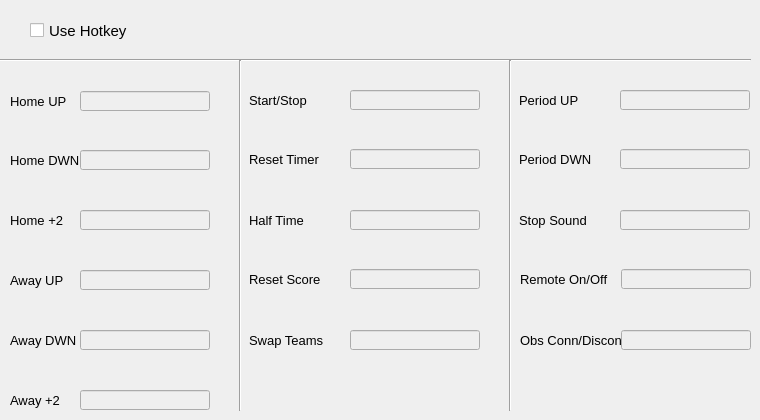
            <widget class="QWidget" name="Hotkeys">
             <attribute name="title">
              <string>HotKeys</string>
             </attribute>
             <widget class="QCheckBox" name="Hotkey_Checkbox">
              <property name="geometry">
               <rect>
                <x>30</x>
                <y>10</y>
                <width>411</width>
                <height>41</height>
               </rect>
              </property>
              <property name="font">
               <font>
                <pointsize>11</pointsize>
               </font>
              </property>
              <property name="text">
               <string>Use Hotkey</string>
              </property>
             </widget>
             <widget class="Line" name="line">
              <property name="geometry">
               <rect>
                <x>0</x>
                <y>50</y>
                <width>751</width>
                <height>21</height>
               </rect>
              </property>
              <property name="sizePolicy">
               <sizepolicy hsizetype="Expanding" vsizetype="Fixed">
                <horstretch>0</horstretch>
                <verstretch>0</verstretch>
               </sizepolicy>
              </property>
              <property name="orientation">
               <enum>Qt::Horizontal</enum>
              </property>
             </widget>
             <widget class="QLabel" name="HomeUpKey_Label">
              <property name="geometry">
               <rect>
                <x>10</x>
                <y>91</y>
                <width>70</width>
                <height>20</height>
               </rect>
              </property>
              <property name="font">
               <font>
                <pointsize>10</pointsize>
               </font>
              </property>
              <property name="text">
               <string>Home UP</string>
              </property>
             </widget>
             <widget class="QLineEdit" name="HomeUp_Key">
              <property name="enabled">
               <bool>false</bool>
              </property>
              <property name="geometry">
               <rect>
                <x>80</x>
                <y>91</y>
                <width>130</width>
                <height>20</height>
               </rect>
              </property>
             </widget>
             <widget class="QLabel" name="HomeDwnKey_Label">
              <property name="geometry">
               <rect>
                <x>10</x>
                <y>150</y>
                <width>70</width>
                <height>20</height>
               </rect>
              </property>
              <property name="font">
               <font>
                <pointsize>10</pointsize>
               </font>
              </property>
              <property name="text">
               <string>Home DWN</string>
              </property>
             </widget>
             <widget class="QLineEdit" name="HomeDwn_Key">
              <property name="enabled">
               <bool>false</bool>
              </property>
              <property name="geometry">
               <rect>
                <x>80</x>
                <y>150</y>
                <width>130</width>
                <height>20</height>
               </rect>
              </property>
             </widget>
             <widget class="QLineEdit" name="AwayUp_Key">
              <property name="enabled">
               <bool>false</bool>
              </property>
              <property name="geometry">
               <rect>
                <x>80</x>
                <y>270</y>
                <width>130</width>
                <height>20</height>
               </rect>
              </property>
             </widget>
             <widget class="QLabel" name="HomeUp2Key_Label">
              <property name="geometry">
               <rect>
                <x>10</x>
                <y>210</y>
                <width>70</width>
                <height>20</height>
               </rect>
              </property>
              <property name="font">
               <font>
                <pointsize>10</pointsize>
               </font>
              </property>
              <property name="text">
               <string>Home +2</string>
              </property>
             </widget>
             <widget class="QLabel" name="AwayUpKey_Label">
              <property name="geometry">
               <rect>
                <x>10</x>
                <y>270</y>
                <width>70</width>
                <height>20</height>
               </rect>
              </property>
              <property name="font">
               <font>
                <pointsize>10</pointsize>
               </font>
              </property>
              <property name="text">
               <string>Away UP</string>
              </property>
             </widget>
             <widget class="QLineEdit" name="HomeUp2_Key">
              <property name="enabled">
               <bool>false</bool>
              </property>
              <property name="geometry">
               <rect>
                <x>80</x>
                <y>210</y>
                <width>130</width>
                <height>20</height>
               </rect>
              </property>
             </widget>
             <widget class="QLineEdit" name="AwayUp2_Key">
              <property name="enabled">
               <bool>false</bool>
              </property>
              <property name="geometry">
               <rect>
                <x>80</x>
                <y>390</y>
                <width>130</width>
                <height>20</height>
               </rect>
              </property>
             </widget>
             <widget class="QLabel" name="AwayDwnKey_Label">
              <property name="geometry">
               <rect>
                <x>10</x>
                <y>330</y>
                <width>70</width>
                <height>20</height>
               </rect>
              </property>
              <property name="font">
               <font>
                <pointsize>10</pointsize>
               </font>
              </property>
              <property name="text">
               <string>Away DWN</string>
              </property>
             </widget>
             <widget class="QLabel" name="AwayUp2Key_Label">
              <property name="geometry">
               <rect>
                <x>10</x>
                <y>390</y>
                <width>70</width>
                <height>20</height>
               </rect>
              </property>
              <property name="font">
               <font>
                <pointsize>10</pointsize>
               </font>
              </property>
              <property name="text">
               <string>Away +2</string>
              </property>
             </widget>
             <widget class="QLineEdit" name="AwayDwn_Key">
              <property name="enabled">
               <bool>false</bool>
              </property>
              <property name="geometry">
               <rect>
                <x>80</x>
                <y>330</y>
                <width>130</width>
                <height>20</height>
               </rect>
              </property>
             </widget>
             <widget class="QLineEdit" name="PeriodDwn_Key">
              <property name="enabled">
               <bool>false</bool>
              </property>
              <property name="geometry">
               <rect>
                <x>620</x>
                <y>149</y>
                <width>130</width>
                <height>20</height>
               </rect>
              </property>
             </widget>
             <widget class="QLabel" name="PeriodUpKey_Label">
              <property name="geometry">
               <rect>
                <x>519</x>
                <y>90</y>
                <width>91</width>
                <height>20</height>
               </rect>
              </property>
              <property name="font">
               <font>
                <pointsize>10</pointsize>
               </font>
              </property>
              <property name="text">
               <string>Period UP</string>
              </property>
             </widget>
             <widget class="QLabel" name="PeriodDwnKey_Label">
              <property name="geometry">
               <rect>
                <x>519</x>
                <y>149</y>
                <width>91</width>
                <height>20</height>
               </rect>
              </property>
              <property name="font">
               <font>
                <pointsize>10</pointsize>
               </font>
              </property>
              <property name="text">
               <string>Period DWN</string>
              </property>
             </widget>
             <widget class="QLineEdit" name="PeriodUp_Key">
              <property name="enabled">
               <bool>false</bool>
              </property>
              <property name="geometry">
               <rect>
                <x>620</x>
                <y>90</y>
                <width>130</width>
                <height>20</height>
               </rect>
              </property>
             </widget>
             <widget class="QLineEdit" name="SwapTeams_Key">
              <property name="enabled">
               <bool>false</bool>
              </property>
              <property name="geometry">
               <rect>
                <x>350</x>
                <y>330</y>
                <width>130</width>
                <height>20</height>
               </rect>
              </property>
             </widget>
             <widget class="QLabel" name="StopSundKey_Label">
              <property name="geometry">
               <rect>
                <x>519</x>
                <y>210</y>
                <width>101</width>
                <height>20</height>
               </rect>
              </property>
              <property name="font">
               <font>
                <pointsize>10</pointsize>
               </font>
              </property>
              <property name="text">
               <string>Stop Sound</string>
              </property>
             </widget>
             <widget class="QLabel" name="SwapTeamsKey_Label">
              <property name="geometry">
               <rect>
                <x>249</x>
                <y>330</y>
                <width>91</width>
                <height>20</height>
               </rect>
              </property>
              <property name="font">
               <font>
                <pointsize>10</pointsize>
               </font>
              </property>
              <property name="text">
               <string>Swap Teams</string>
              </property>
             </widget>
             <widget class="QLineEdit" name="StopSund_Key">
              <property name="enabled">
               <bool>false</bool>
              </property>
              <property name="geometry">
               <rect>
                <x>620</x>
                <y>210</y>
                <width>130</width>
                <height>20</height>
               </rect>
              </property>
             </widget>
             <widget class="QLineEdit" name="ResetTimer_Key">
              <property name="enabled">
               <bool>false</bool>
              </property>
              <property name="geometry">
               <rect>
                <x>350</x>
                <y>149</y>
                <width>130</width>
                <height>20</height>
               </rect>
              </property>
             </widget>
             <widget class="QLabel" name="StartStopKey_Label">
              <property name="geometry">
               <rect>
                <x>249</x>
                <y>90</y>
                <width>91</width>
                <height>20</height>
               </rect>
              </property>
              <property name="font">
               <font>
                <pointsize>10</pointsize>
               </font>
              </property>
              <property name="text">
               <string>Start/Stop</string>
              </property>
             </widget>
             <widget class="QLabel" name="ResetTimerKey_Label">
              <property name="geometry">
               <rect>
                <x>249</x>
                <y>149</y>
                <width>91</width>
                <height>20</height>
               </rect>
              </property>
              <property name="font">
               <font>
                <pointsize>10</pointsize>
               </font>
              </property>
              <property name="text">
               <string>Reset Timer</string>
              </property>
             </widget>
             <widget class="QLineEdit" name="StartStop_Key">
              <property name="enabled">
               <bool>false</bool>
              </property>
              <property name="geometry">
               <rect>
                <x>350</x>
                <y>90</y>
                <width>130</width>
                <height>20</height>
               </rect>
              </property>
             </widget>
             <widget class="QLineEdit" name="ResetScore_Key">
              <property name="enabled">
               <bool>false</bool>
              </property>
              <property name="geometry">
               <rect>
                <x>350</x>
                <y>269</y>
                <width>130</width>
                <height>20</height>
               </rect>
              </property>
             </widget>
             <widget class="QLabel" name="HalfTimeKey_Label">
              <property name="geometry">
               <rect>
                <x>249</x>
                <y>210</y>
                <width>91</width>
                <height>20</height>
               </rect>
              </property>
              <property name="font">
               <font>
                <pointsize>10</pointsize>
               </font>
              </property>
              <property name="text">
               <string>Half Time</string>
              </property>
             </widget>
             <widget class="QLabel" name="ResetScoreKey_Label">
              <property name="geometry">
               <rect>
                <x>249</x>
                <y>269</y>
                <width>91</width>
                <height>20</height>
               </rect>
              </property>
              <property name="font">
               <font>
                <pointsize>10</pointsize>
               </font>
              </property>
              <property name="text">
               <string>Reset Score</string>
              </property>
             </widget>
             <widget class="QLineEdit" name="HalfTime_Key">
              <property name="enabled">
               <bool>false</bool>
              </property>
              <property name="geometry">
               <rect>
                <x>350</x>
                <y>210</y>
                <width>130</width>
                <height>20</height>
               </rect>
              </property>
             </widget>
             <widget class="Line" name="line_7">
              <property name="geometry">
               <rect>
                <x>230</x>
                <y>60</y>
                <width>20</width>
                <height>351</height>
               </rect>
              </property>
              <property name="orientation">
               <enum>Qt::Vertical</enum>
              </property>
             </widget>
             <widget class="Line" name="line_8">
              <property name="geometry">
               <rect>
                <x>500</x>
                <y>60</y>
                <width>20</width>
                <height>351</height>
               </rect>
              </property>
              <property name="orientation">
               <enum>Qt::Vertical</enum>
              </property>
             </widget>
             <widget class="QLabel" name="ObsConnectKey_Label">
              <property name="geometry">
               <rect>
                <x>520</x>
                <y>330</y>
                <width>101</width>
                <height>20</height>
               </rect>
              </property>
              <property name="font">
               <font>
                <pointsize>10</pointsize>
               </font>
              </property>
              <property name="text">
               <string>Obs Conn/Discon</string>
              </property>
             </widget>
             <widget class="QLineEdit" name="ObsConnect_Key">
              <property name="enabled">
               <bool>false</bool>
              </property>
              <property name="geometry">
               <rect>
                <x>621</x>
                <y>330</y>
                <width>130</width>
                <height>20</height>
               </rect>
              </property>
             </widget>
             <widget class="QLabel" name="RemoteOnOffKey_Label">
              <property name="geometry">
               <rect>
                <x>520</x>
                <y>269</y>
                <width>91</width>
                <height>20</height>
               </rect>
              </property>
              <property name="font">
               <font>
                <pointsize>10</pointsize>
               </font>
              </property>
              <property name="text">
               <string>Remote On/Off</string>
              </property>
             </widget>
             <widget class="QLineEdit" name="RemoteOnOff_Key">
              <property name="enabled">
               <bool>false</bool>
              </property>
              <property name="geometry">
               <rect>
                <x>621</x>
                <y>269</y>
                <width>130</width>
                <height>20</height>
               </rect>
              </property>
             </widget>
            </widget>
